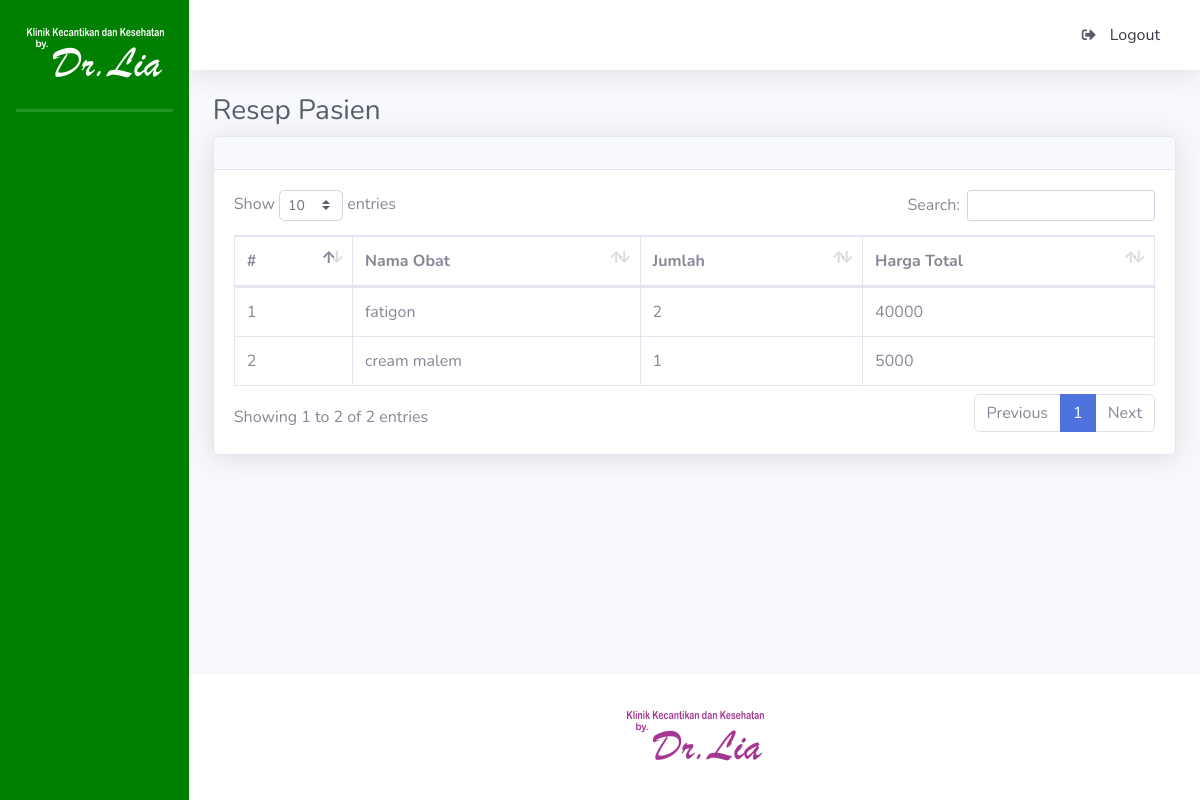
Page /index.php/penjualan/lihatobat/1 on the earlier database version.
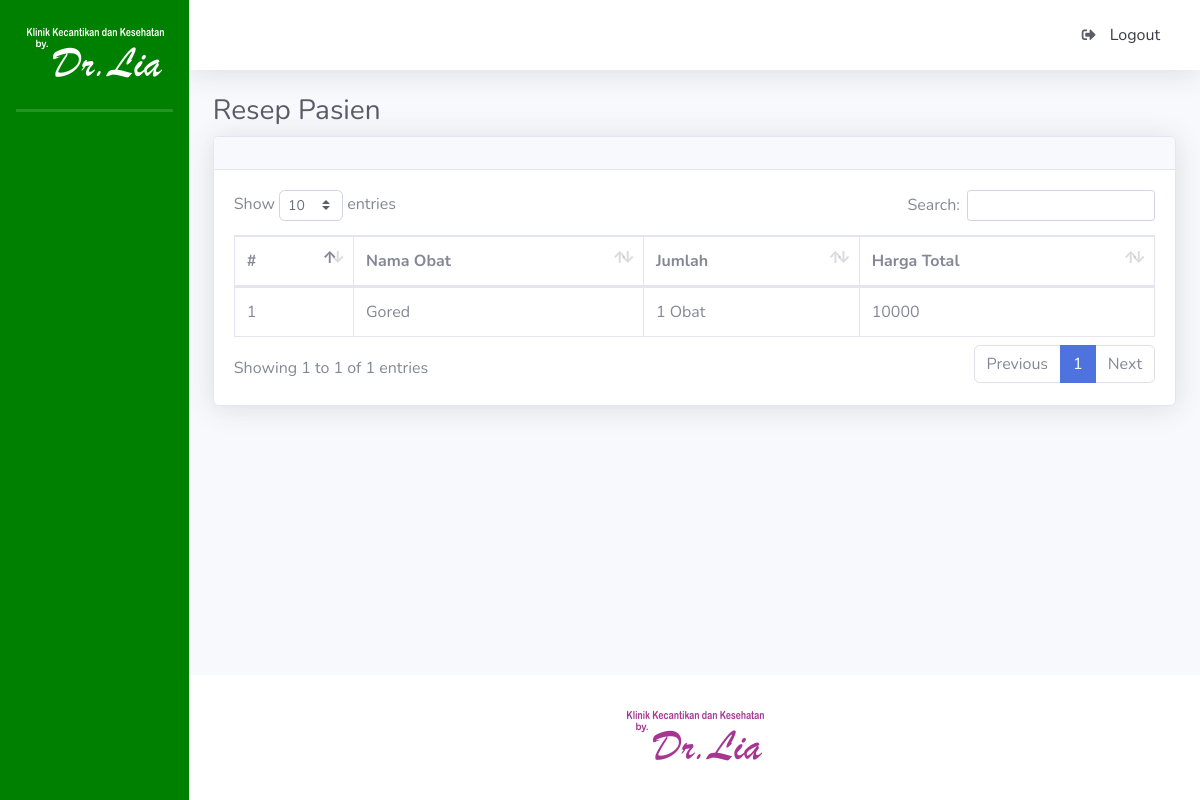
Same page on the later database version.
### tables this page shows
CREATE TABLE `tb_detail_resep` (
  `id_detail_resep` bigint(20) NOT NULL,
  `id_resep` bigint(20) NOT NULL,
  `id_obat` bigint(20) NOT NULL,
  `jumlah` int(11) NOT NULL,
  `total` int(11) NOT NULL
);

CREATE TABLE `tb_obat` (
  `id_obat` bigint(20) NOT NULL,
  `nama_obat` varchar(30) NOT NULL,
  `kategori` enum('Obat','Krim') NOT NULL,
  `harga_obat` double NOT NULL,
  `keterangan_obat` text NOT NULL
);

### application/controllers/Penjualan.php (called while the page is built, shortened)
<?php
class Penjualan extends CI_Controller {
	public function lihatObat($id)
	{
		$this->db->join('tb_obat', 'tb_obat.id_obat = tb_detail_resep.id_obat');
		$this->db->where('id_resep', $id);
		$parser['p_obat'] = $this->db->get('tb_detail_resep')->result();
		$this->load->view('penjualan/v_daftar_obat',
			$parser);
	}
}
?>

### index.php (called while the page is built, shortened)
<?php
require_once BASEPATH.'core/CodeIgniter.php';

### application/views/penjualan/v_daftar_obat.php (the view, shortened to what this page needs)
<!DOCTYPE html>
<html lang="en">
<head>
  <link href="<?php echo base_url(); ?>tema/admin/vendor/fontawesome-free/css/all.min.css" rel="stylesheet" type="text/css">
   <link href="<?php echo base_url(); ?>tema/admin/css/sb-admin-2.min.css" rel="stylesheet">
  <link href="<?php echo base_url(); ?>tema/admin/vendor/datatables/dataTables.bootstrap4.min.css" rel="stylesheet">
</head>
<body id="page-top">
  <div id="wrapper">
    <div id="content-wrapper" class="d-flex flex-column">
      <div id="content">
        <div class="container-fluid">
          <h1 class="h3 mb-2 text-gray-800">Resep Pasien</h1>
          <div class="card shadow mb-4">
            <div class="card-header py-3">
            </div>
            <div class="card-body">
              <div class="table-responsive">
                <table class="table table-bordered" id="dataTable" width="100%" cellspacing="0">
                  <thead>
                    <tr>
                    <th>#</th>
                     <th>Nama Obat</th>
                     <th>Jumlah</th>
                     <th>Harga Total</th>
                    </tr>
                  </thead>
                  <tbody>
                   <?php if(count($p_obat) > 0) { ?>
      <?php $no = 1; ?>
      <?php foreach ($p_obat as $data) { ?>
      <tr>
        <td><?php echo $no++; ?></td>
        <td><?php echo $data->nama_obat; ?></td>
        <td><?php echo $data->jumlah." ".$data->kategori ?></td>
        <td><?php echo $data->total; ?></td>
      </tr>
      <?php } ?>
      <?php } else { ?>
      <tr>
        <td colspan="7">Tidak ada hasil</td>
      </tr>
      <?php } ?>
                  </tbody>
                </table>
              </div>
            </div>
          </div>
        </div>
      </div>

Differences in the rows shown:
removed tb_detail_resep: id_obat.nama_obat "fatigon", jumlah "2", total "40000"
removed tb_detail_resep: id_obat.nama_obat "cream malem", jumlah "1", total "5000"
added tb_detail_resep: id_obat.nama_obat "Gored", jumlah "1", id_obat.kategori "Obat", total "10000"
Other differences:
text written by a page script: "Show entries Search: Showing 1 to 2 of 2 entries Previous 1 Next" → "Show entries Search: Showing 1 to 1 of 1 entries Previous 1 Next"
